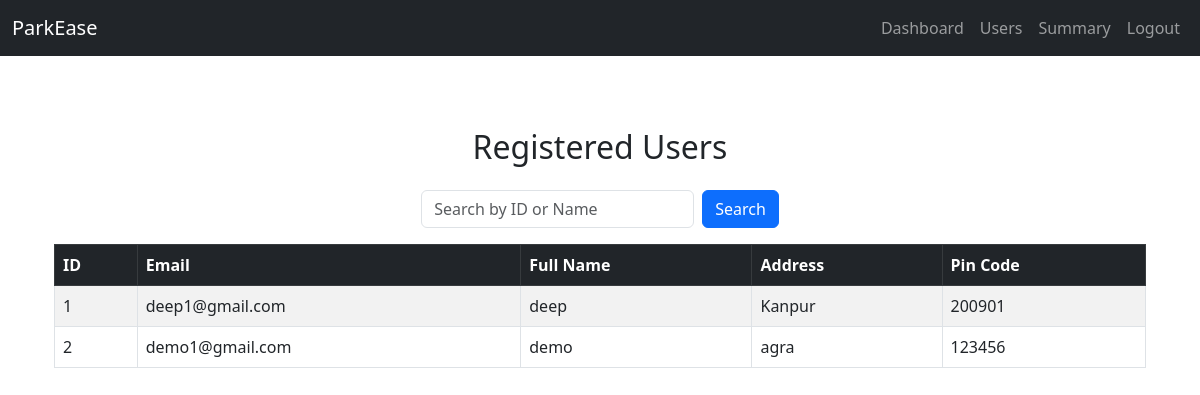
/admin/users (signed in), run on an earlier commit of the app's database.
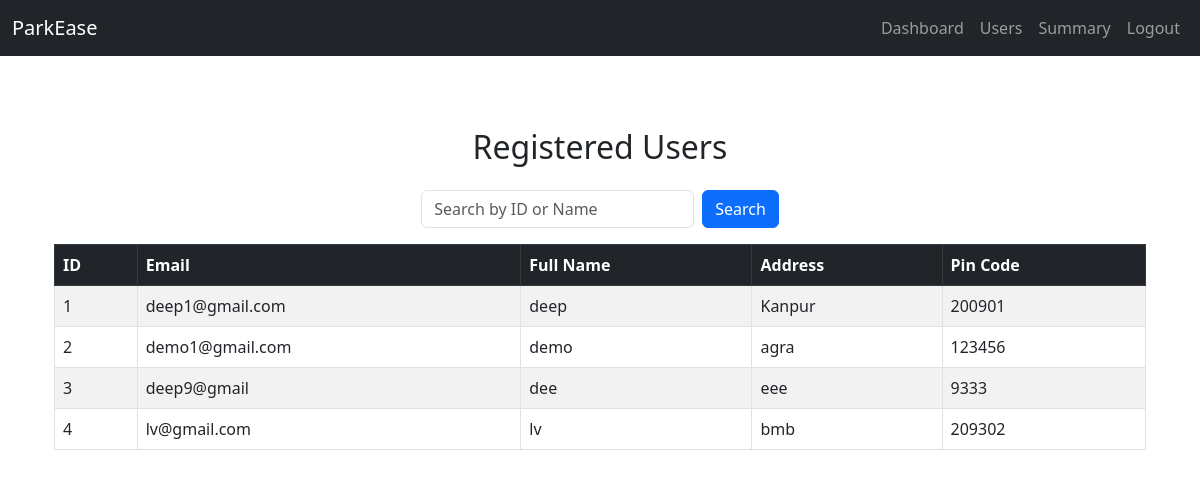
And on a later commit of the database.
### models.py (models this page shows)
class User(db.Model):
    __tablename__ = 'users'
    id = db.Column(db.Integer, primary_key=True)
    full_name = db.Column(db.String(100), nullable=False)
    email = db.Column(db.String(150), unique=True, nullable=False)
    password = db.Column(db.String(60), nullable=False)
    address = db.Column(db.String(200), nullable=False)
    pin_code = db.Column(db.String(10), nullable=False)
    reservations = db.relationship('Reservation', back_populates='user')

### routes.py (the view)
    @app.route('/admin/users', methods=['GET', 'POST'])
    def admin_users():
        if not session.get('admin'):
            return redirect(url_for('admin_login'))
        search_query = request.form.get('search', '').strip() if request.method == 'POST' else ''
        if search_query:
            if search_query.isdigit():
                users = User.query.filter(User.id == int(search_query)).all()
            else:
                users = User.query.filter(User.full_name.ilike(f"%{search_query}%")).all()
        else:
            users = User.query.all()
        return render_template('admin_users.html', users=users, search_query=search_query)

### templates/admin_users.html (shortened to what this page needs)
{% extends 'index.html' %}
{% block content %}
<div class="container mt-4">
    <h2 class="text-center mb-4">Registered Users</h2>
    <form method="post" class="mb-3 d-flex justify-content-center">
        <input type="text" name="search" class="form-control w-25 me-2" placeholder="Search by ID or Name" value="{{ search_query|default('') }}">
        <button type="submit" class="btn btn-primary">Search</button>
    </form>
    <div class="table-responsive">
        <table class="table table-striped table-bordered align-middle">
            <thead class="table-dark">
                <tr>
                    <th>ID</th>
                    <th>Email</th>
                    <th>Full Name</th>
                    <th>Address</th>
                    <th>Pin Code</th>
                </tr>
            </thead>
            <tbody>
                {% for user in users %}
                <tr>
                    <td>{{ user.id }}</td>
                    <td>{{ user.email }}</td>
                    <td>{{ user.full_name }}</td>
                    <td>{{ user.address }}</td>
                    <td>{{ user.pin_code }}</td>
                </tr>
                {% endfor %}
            </tbody>
        </table>
    </div>
</div>
{% endblock %}

### templates/index.html (shortened to what this page needs)
<!DOCTYPE html>
<html lang="en">
<head>
    <link href="https://cdn.jsdelivr.net/npm/bootstrap@5.3.0/dist/css/bootstrap.min.css" rel="stylesheet">
</head>
<body>
    <nav class="navbar navbar-expand-lg navbar-dark bg-dark mb-4">
        <div class="container-fluid">
            <a class="navbar-brand" href="{{ url_for('index') }}">ParkEase</a>
            <div class="collapse navbar-collapse">
                <ul class="navbar-nav ms-auto">
                    {% if session.get('admin') %}
                        <li class="nav-item"><a class="nav-link" href="{{ url_for('admin_dashboard') }}">Dashboard</a></li>
                        <li class="nav-item"><a class="nav-link" href="{{ url_for('admin_users') }}">Users</a></li>
                        <li class="nav-item"><a class="nav-link" href="{{ url_for('admin_summary') }}">Summary</a></li>
                        <li class="nav-item"><a class="nav-link" href="{{ url_for('logout') }}">Logout</a></li>
                    {% elif session.get('user_id') %}
                        <li class="nav-item"><a class="nav-link" href="{{ url_for('user_dashboard') }}">Dashboard</a></li>
                        <li class="nav-item"><a class="nav-link" href="{{ url_for('user_summary') }}">Summary</a></li>
                        <li class="nav-item"><a class="nav-link" href="{{ url_for('logout') }}">Logout</a></li>
                    {% else %}
                        <li class="nav-item"><a class="nav-link" href="{{ url_for('admin_login') }}">Admin Login</a></li>
                    {% endif %}
                </ul>
            </div>
        </div>
    </nav>
    <div class="container">
        <div class="row justify-content-center">
        </div>
        {% block content %}{% endblock %}
    </div>
</body>
</html>

What changed in the data, as far as the page shows it:
added User: id "3", email "deep9@gmail", full_name "dee", address "eee", pin_code "9333"
added User: id "4", email "lv@gmail.com", full_name "lv", address "bmb", pin_code "209302"
